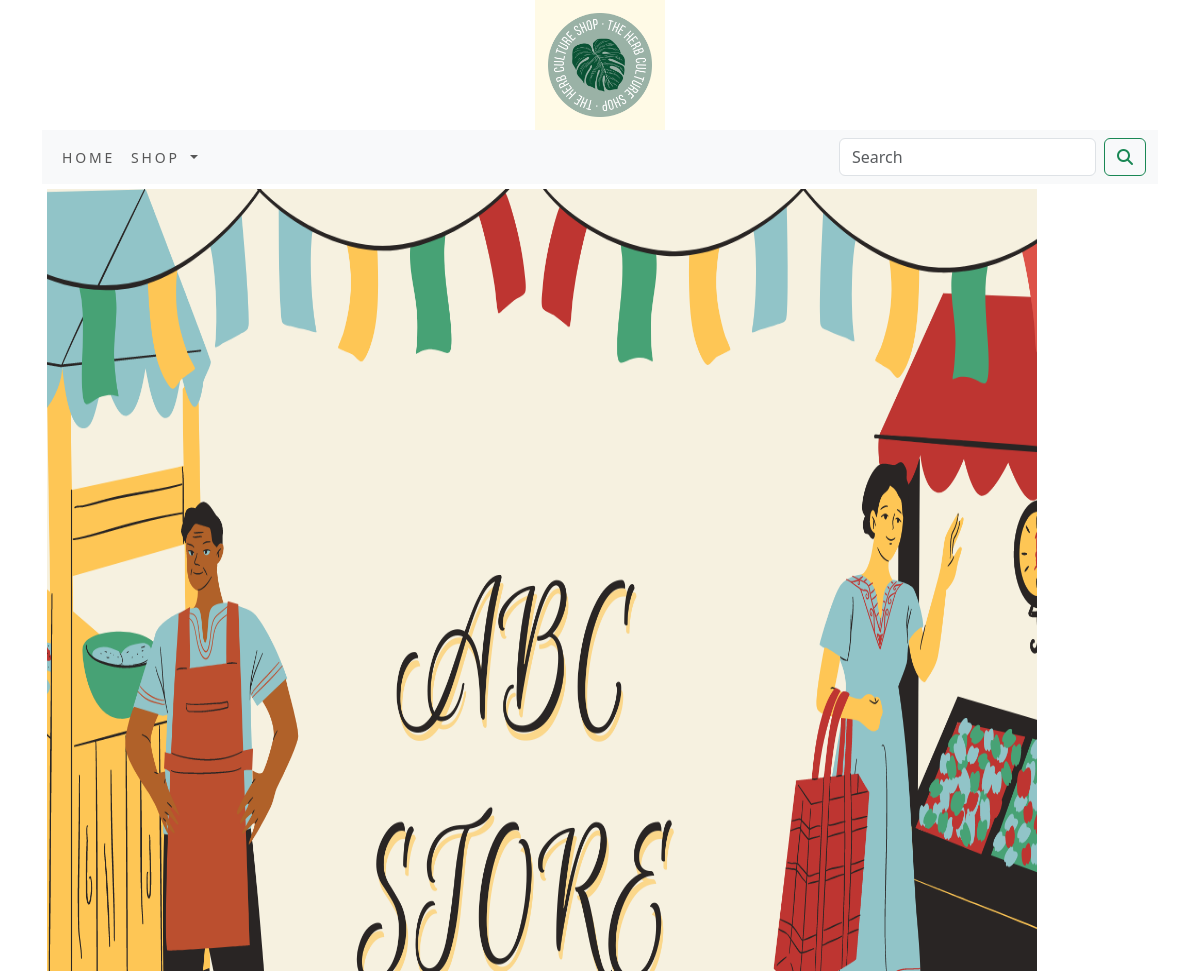
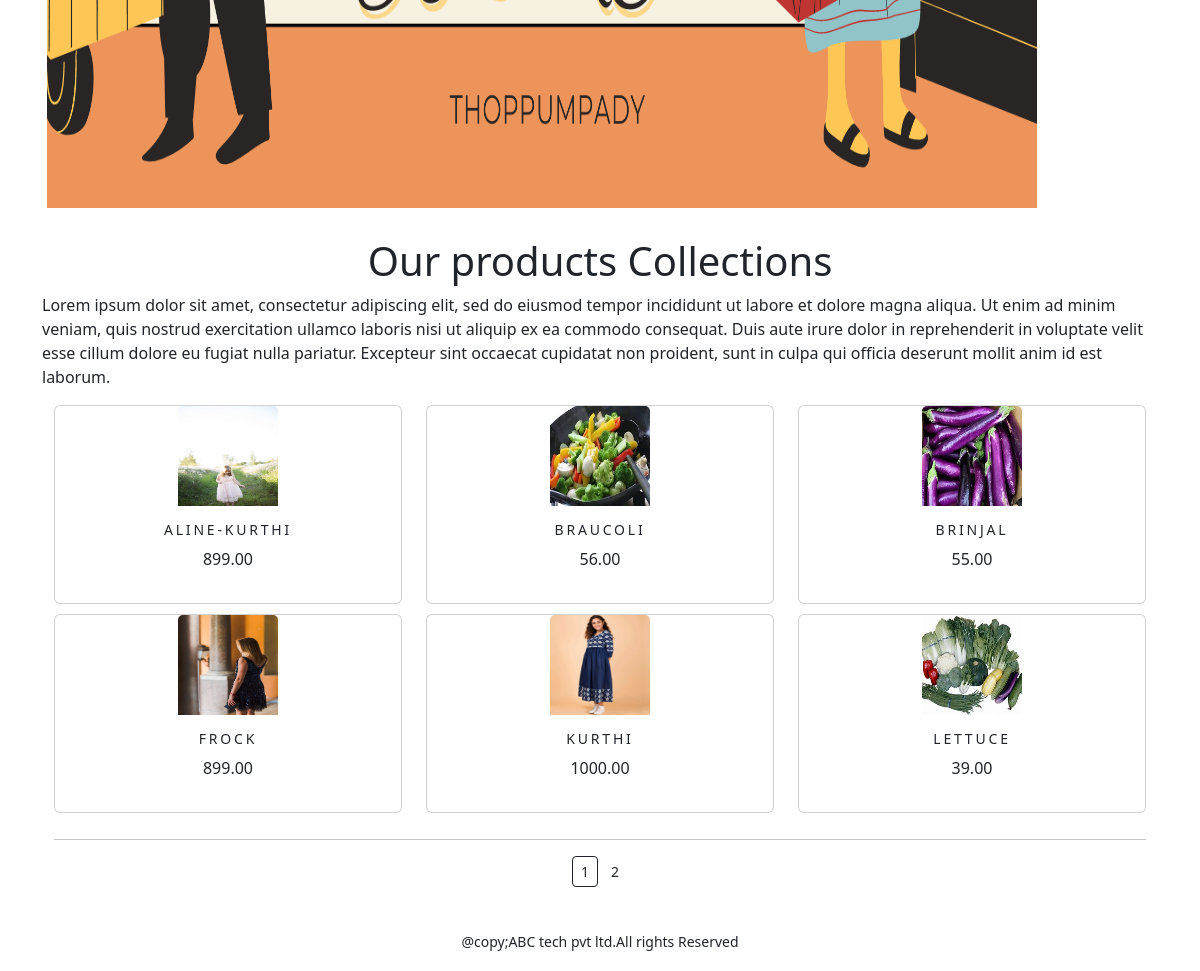
The app's page /shop/ with its own data (2 pictures, top to bottom).
### shop/models.py (models this page shows, shortened)
class Product(models.Model):
    name = models.CharField(max_length=250, unique=True)
    slug = models.SlugField(max_length=250, unique=True)
    description = models.TextField(blank=True)
    price = models.DecimalField(max_digits=10, decimal_places=2)
    category = models.ForeignKey(Category, on_delete=models.CASCADE)
    image = models.ImageField(upload_to='product', blank=True)
    stock = models.IntegerField()
    available = models.BooleanField(default=True)
    created = models.DateTimeField(auto_now_add=True)
    updated = models.DateTimeField(auto_now=True)
    def get_url(self):
        return reverse ('shop:prodCatdetail',args=[self.category.slug,self.slug])
    class Meta:
        ordering = ('name',)
        verbose_name = 'product'
        verbose_name_plural = 'products'

### shop/views.py (the view)
# urls.py: path('', views.allProdCat, name='allProdCat'),
def allProdCat(request, c_slug=None):
    c_page = None
    products_list = None
    if c_slug != None:
        c_page = get_object_or_404(Category, slug=c_slug)
        products_list = Product.objects.all().filter(category=c_page, available=True)
    else:
        products_list = Product.objects.all().filter(available=True)
    paginator=Paginator(products_list,6)
    try:
        page=int(request.GET.get('page','1'))
    except:
        page=1
    try:
        products=paginator.page(page)
    except  (EmptyPage,InvalidPage):
        products=paginator.page(paginator.num_pages)
    return render(request, "category.html", {'category': c_page, 'products': products})

### cart/context_processors.py (called while the page is built)
def counter(request):
    item_count=0
    if 'admin' in request.path:
        return  {}
    else:
        try:
            cart=Cart.objects.filter(cart_id=_cart_id(request))
            car_items=CartItem.objects.all().filter(cart=cart[:1])
            for cart_item in car_items:
                item_count += cart_item.quantity
        except Cart.DoesNotExist:
            item_count =0
    return  dict(item_count=item_count)

### cart/views.py (called while the page is built)
def _cart_id(request):
    cart = request.session.session_key
    if not cart:
        cart = request.session.create()
    return cart

### shop/context_processors.py (called while the page is built)
def menu_links(request):
    links = Category.objects.all()
    return dict(links=links)

### shop/models.py (called while the page is built)
    def get_url(self):
        return reverse('shop:product_by_category', args=[self.slug])

### templates/category.html (shortened to what this page needs)
{% extends 'base.html' %}
{% load static %}
{% block content %}
<div class="mx_auto">
    {% if category %}
    <a href=""><img class="my_image" src="{{category.image.url}}"alt="{{category.name}}" style="height:200px;width:200px;"></a>
</div>
     <br>
<div>
    <h1 class="text-center my_title">{{category.name}}</h1>
    <p class="text-justify">{{category.description}}</p>
</div>
    {% else %}
<div>
<img class="my_image my_image_padding" src="{% static 'img/banner.png' %}" alt="our products" style="height:1000px;width:1000px;">
</div>
<br>
<div>
    <h1 class="text-center my_title">Our products Collections</h1>
    <p class="text-justify">
        Lorem ipsum dolor sit amet, consectetur adipiscing elit, sed do eiusmod tempor incididunt ut labore et dolore magna aliqua. Ut enim ad minim veniam, quis nostrud exercitation ullamco laboris nisi ut aliquip ex ea commodo consequat. Duis aute irure dolor in reprehenderit in voluptate velit esse cillum dolore eu fugiat nulla pariatur. Excepteur sint occaecat cupidatat non proident, sunt in culpa qui officia deserunt mollit anim id est laborum.</p>
</div>
{% endif %}
<div class="container">
    <div class="row mx_auto">
    {% for product in products.object_list %}
    <div class="my_bottom_margin col-9 col-sm-12 col-md-4 xol-lg-4">
        <div class="card text-center" style="min-width:18rem;">
            <a href="{{product.get_url}}"><img class="card-img-top my_image" src="{{ product.image.url }}" alt="{{product.name}}" style="height:100px;width:100px;"></a>
            <div class="card-body">
                <h4>{{product.name}}</h4>
                <p>{{product.price}}</p>
            </div>
        </div>
    </div>
        {% endfor %}
    </div>
    <div class="mx-auto">
        {% if products.paginator.num_pages > 1%}
        <hr>
        <div class="text-center">
            {% for pg in products.paginator.page_range %}
            <a href="?page={{pg}}"   class="btn btn=light btn-sm {% if products.number == pg %} active {% endif %}">{{pg}}</a>
        {% endfor %}
        </div>
        {% endif %}
    </div>
    <br>
</div>
{% endblock %}

### templates/base.html (shortened to what this page needs)
{% load static %}
<!DOCTYPE html>
<html lang="en">
<head>
    <link rel="stylesheet"href="{% static 'css/custom.css' %}">
    <link href="{% static 'css/bootstrap.min.css' %}" rel="stylesheet">
</head>
<body>
<div class="container">
{% include 'header.html' %}
{% include 'nav.html' %}
{% block content %}
{% endblock %}
</div>
{% include 'footer.html' %}
</body>
</html>

### templates/header.html
{% load static %}
<header>
  <center>
      <a href="{% url 'shop:allProdCat' %}"> <img src="{% static 'img/logo.png' %}" alt="logoimage" style="width:130px;height:130px;">
  </center>
</header>

### templates/nav.html (shortened to what this page needs)
<nav class="navbar navbar-expand-lg bg-body-tertiary">
  <div class="container-fluid">
    <div class="collapse navbar-collapse" id="navbarSupportedContent">
      <ul class="navbar-nav me-auto mb-2 mb-lg-0">
        <li class="nav-item">
          <a class="nav-link" href="#">Home</a>
        </li>
        <li class="nav-item dropdown {% if 'shop' in request.path %} active {% endif %}">
          <a class="nav-link dropdown-toggle" href="#" role="button" data-bs-toggle="dropdown" aria-expanded="false">
            shop
          </a>
        </li>
      </ul>
      <form class="d-flex" action="{% url 'search_app:SearchResult' %}" method="get" role="search">
        <input class="form-control me-2" type="search" placeholder="Search"  name="q" aria-label="Search">
        <button class="btn btn-outline-success" type="submit"><i class="fa fa-search"></i></button>
      </form>
    </div>
  </div>
</nav>

### templates/footer.html
<div class="footer navbar-fixed-bottom my_footer"f>
  <p class="text-center">@copy;ABC tech pvt ltd.All rights Reserved</p>
</div>

### static/css/custom.css (style rules this page uses)
body { font-family: 'Roboto', sans-serif; }
.nav-item { letter-spacing : .2em; font-size :14px; text-transform :uppercase; }
.my_footer { background-colour:#f8f9fa; height:60px; }
.my_footer p { padding-top:20px; font-size:14px; }
.my_image { width:100%; height:auto; }
.my_image_padding { padding:5px; }
.my_bottom_margin { margin-bottom:10px; }
.card-body h4 { font-size:14px; text-transform:uppercase; letter-spacing:.2em }

### records on screen
Product: image (picture), name "ALINE-KURTHI", price "899.00"
Product: image (picture), name "BRAUCOLI", price "56.00"
Product: image (picture), name "BRINJAL", price "55.00"
Product: image (picture), name "FROCK", price "899.00"
Product: image (picture), name "KURTHI", price "1000.00"
Product: image (picture), name "LETTUCE", price "39.00"

### other values on screen
{{ pg }} "1" "2"
